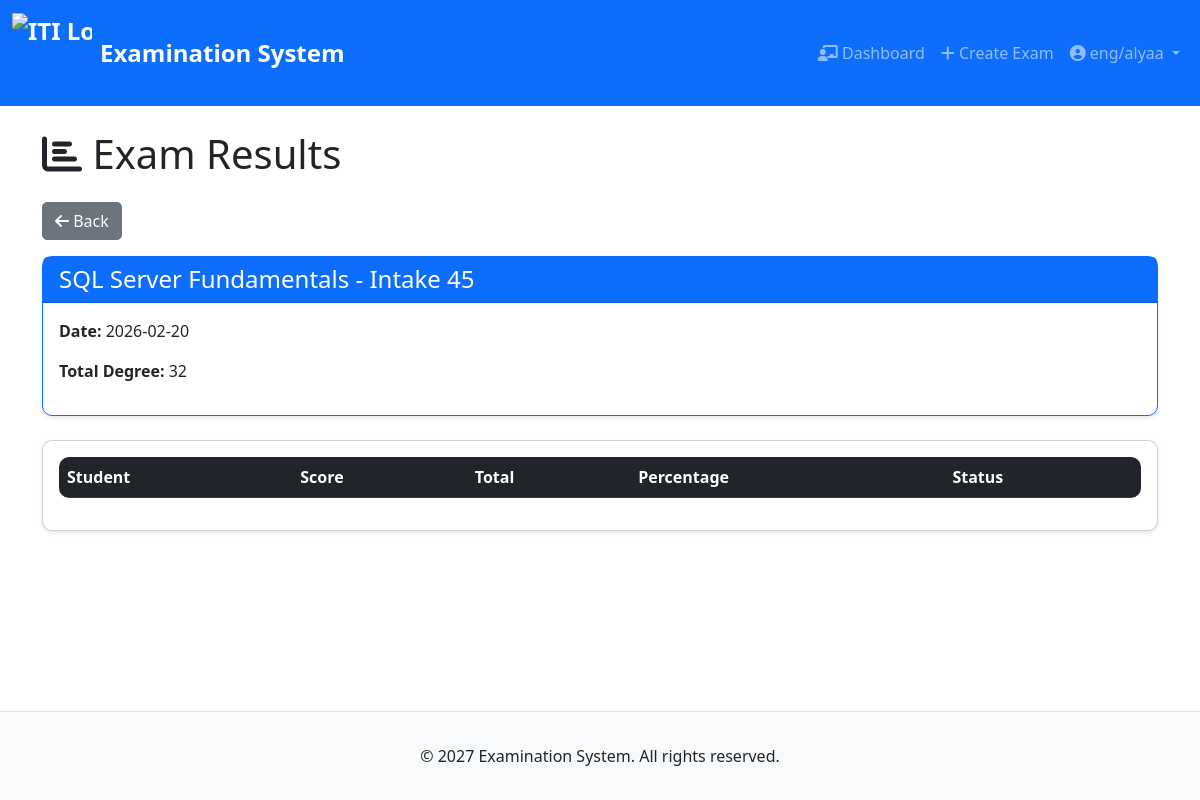
Screenshot of /instructor/exam/4/results (signed in) with the database file from the repository.
### tables this page shows
CREATE TABLE course (
    course_id INTEGER PRIMARY KEY AUTOINCREMENT,
    course_name TEXT NOT NULL,
    course_description TEXT,
    max_degree INTEGER NOT NULL,
    min_degree INTEGER NOT NULL
);

CREATE TABLE intake (
    intake_id INTEGER PRIMARY KEY AUTOINCREMENT,
    intake_name TEXT NOT NULL,
    intake_year INTEGER NOT NULL,
    branch_id INTEGER NOT NULL,
    track_id INTEGER NOT NULL,
    FOREIGN KEY (branch_id) REFERENCES branch(branch_id),
    FOREIGN KEY (track_id) REFERENCES track(track_id),
    FOREIGN KEY (branch_id, track_id) REFERENCES branch_track(branch_id, track_id)
);

CREATE TABLE exam (
    exam_id INTEGER PRIMARY KEY AUTOINCREMENT,
    exam_type TEXT NOT NULL CHECK(exam_type IN ('Exam', 'Corrective')),
    course_id INTEGER NOT NULL,
    instructor_id INTEGER NOT NULL,
    intake_id INTEGER NOT NULL,
    exam_date DATE NOT NULL,
    start_time TIME NOT NULL,
    end_time TIME NOT NULL,
    total_time INTEGER NOT NULL,
    total_degree INTEGER NOT NULL,
    year INTEGER NOT NULL,
    allowance_options TEXT,
    FOREIGN KEY (course_id) REFERENCES course(course_id),
    FOREIGN KEY (instructor_id) REFERENCES instructor(instructor_id),
    FOREIGN KEY (intake_id) REFERENCES intake(intake_id)
);

### app.py (the view)
@app.route("/instructor/exam/<int:exam_id>/results")
@login_required("instructor")
def instructor_exam_results(exam_id):
    db = get_db()
    exam = db.execute("""
        SELECT e.*, c.course_name, i.intake_name
        FROM exam e
        JOIN course c ON e.course_id = c.course_id
        JOIN intake i ON e.intake_id = i.intake_id
        WHERE e.exam_id = ?
    """, (exam_id,)).fetchone()
    results = db.execute("""
        SELECT s.student_name, se.obtained_degree, e.total_degree, c.min_degree,
        CASE WHEN se.obtained_degree >= c.min_degree THEN 'PASS' ELSE 'FAIL' END as status
        FROM student_exam se
        JOIN student s ON se.student_id = s.student_id
        JOIN exam e ON se.exam_id = e.exam_id
        JOIN course c ON e.course_id = c.course_id
        WHERE se.exam_id = ? AND se.actual_end_time IS NOT NULL
        ORDER BY se.obtained_degree DESC
    """, (exam_id,)).fetchall()
    return render_template("instructor_exam_results.html", exam=exam, results=results)

### app.py (called while the page is built)
def get_db():
    db = sqlite3.connect(DATABASE)
    db.row_factory = sqlite3.Row
    return db

@app.after_request
def after_request(response):
    response.headers["Cache-Control"] = "no-cache, no-store, must-revalidate"
    response.headers["Expires"] = 0
    response.headers["Pragma"] = "no-cache"
    return response

### helpers.py (called while the page is built)
def login_required(role=None):
    def decorator(f):
        @wraps(f)
        def decorated_function(*args, **kwargs):
            if session.get("user_id") is None:
                return redirect("/login")
            if role and session.get("role") != role:
                return redirect("/")
            return f(*args, **kwargs)
        return decorated_function
    return decorator

### templates/instructor_exam_results.html (shortened to what this page needs)
{% extends "layout.html" %}
{% block main %}
<h1 class="mb-4"><i class="fas fa-chart-bar"></i> Exam Results</h1>
<div class="mb-3">
    <a href="/instructor/dashboard" class="btn btn-secondary"><i class="fas fa-arrow-left"></i> Back</a>
</div>
<div class="card mb-4 border-primary">
    <div class="card-header bg-primary text-white">
        <h4 class="mb-0">{{ exam.course_name }} - {{ exam.intake_name }}</h4>
    </div>
    <div class="card-body">
        <p><strong>Date:</strong> {{ exam.exam_date }}</p>
        <p><strong>Total Degree:</strong> {{ exam.total_degree }}</p>
    </div>
</div>
<div class="card"><div class="card-body">
<div class="table-responsive">
<table class="table table-striped">
<thead class="table-dark">
    <tr><th>Student</th><th>Score</th><th>Total</th><th>Percentage</th><th>Status</th></tr>
</thead>
</table>
</div>
</div></div>
{% endblock %}

### static/styles.css (style rules this page uses)
body { min-height: 100vh; display: flex; flex-direction: column; font-family: 'Segoe UI', Tahoma, Geneva, Verdana, sans-serif; }
.card { border-radius: 10px; box-shadow: 0 2px 4px rgba(0,0,0,0.1); transition: transform 0.2s; }
.card-header { font-weight: 600; }
.btn { border-radius: 5px; transition: all 0.3s; }
.table { border-radius: 10px; overflow: hidden; }

### rows the page displays
course: course_name "SQL Server Fundamentals"
intake: intake_name "Intake 45"
exam: exam_date "2026-02-20", total_degree "32"

### other values shown
{{ session.person_name }} "eng/alyaa"
